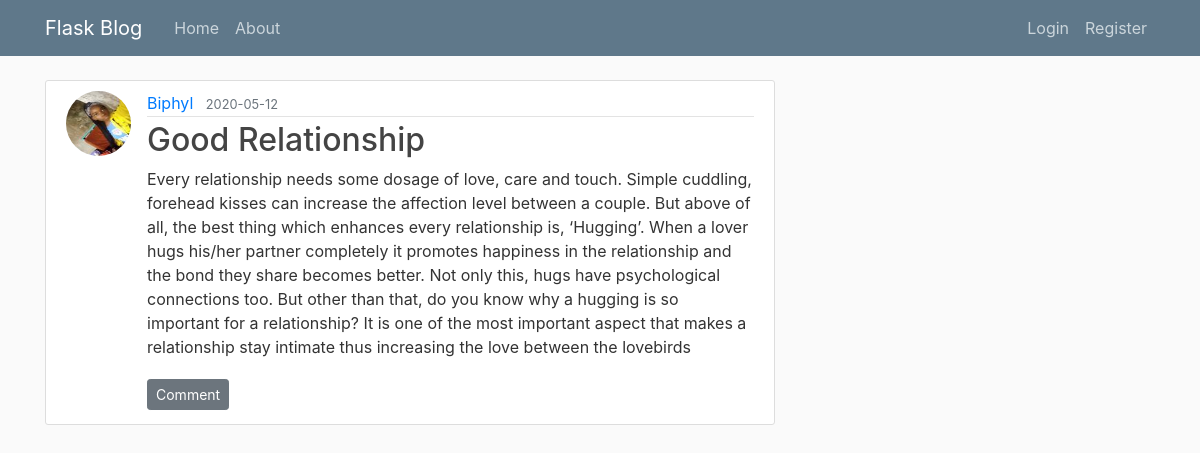
/post/19, run on an earlier commit of the app's database.
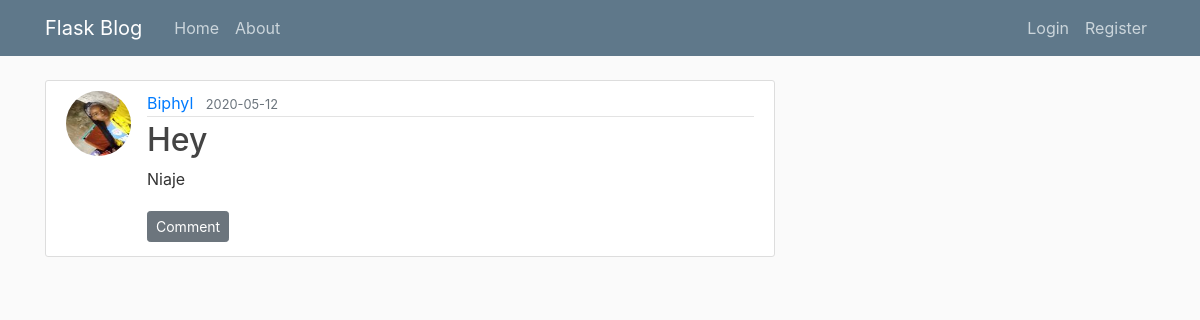
And on a later commit of the database.
### blog/models.py (models this page shows, shortened)
class Post(db.Model):
    id = db.Column(db.Integer, primary_key=True)
    title = db.Column(db.String(100), nullable=False)
    date_posted = db.Column(db.DateTime, nullable=False, default=datetime.utcnow)
    content = db.Column(db.Text, nullable=False)
    user_id = db.Column(db.Integer, db.ForeignKey('user.id'), nullable=False)

### blog/posts/routes.py (the view)
@posts.route("/post/<int:post_id>")
def post(post_id):
    post = Post.query.get_or_404(post_id)
    return render_template('post.html', title=post.title, post=post)

### blog/templates/post.html (shortened to what this page needs)
{% extends "layout.html" %}
{% block content %}
  <article class="media content-section">
    <img class="rounded-circle article-img" src="{{ url_for('static', filename='profile_pics/' + post.author.image_file) }}">
    <div class="media-body">
      <div class="article-metadata">
        <a class="mr-2" href="{{ url_for('users.user_posts', username=post.author.username) }}">{{ post.author.username }}</a>
        <small class="text-muted">{{ post.date_posted.strftime('%Y-%m-%d') }}</small>
      </div>
      <h2 class="article-title">{{ post.title }}</h2>
      <p class="article-content">{{ post.content }}</p>
      <a class="btn btn-secondary btn-sm mt-1 mb-1" href="{{ url_for('posts.new_comment', post_id=post.id) }}">Comment</a>
    </div>
  </article>
{% endblock content %}

What changed in the data, as far as the page shows it:
changed Post: title "Good Relationship" → "Hey"; content "Every relationship needs some dosage of love, care and touch. Simple cuddling, forehead kisses can increase the affection level between a couple. But above of all, the best thing which enhances every relationship is, ‘Hugging’. When a lover hugs his/her partner completely it promotes happiness in the relationship and the bond they share becomes better. Not only this, hugs have psychological connections too. But other than that, do you know why a hugging is so important for a relationship? It is one of the most important aspect that makes a relationship stay intimate thus increasing the love between the lovebirds" → "Niaje"
